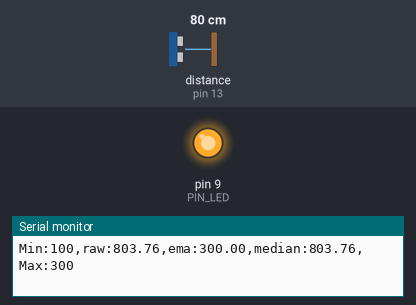
A sketch run on a simulated Arduino Uno, built with avr-gcc and run on an emulated ATmega328P. Shown: output pins drawn as LEDs (lit = HIGH), the last lines printed to the serial monitor. Wiring (inferred from the names in the program): ultrasonic range finder: trigger pin 12; echo pin 13. The test bench sets the inputs (shaded band); at power-on: distance to the obstacle (sensor on pin 13) 80 cm. The echo pulse lasts 58.3 µs per cm; pins used as bus, display or sensor lines are not drawn.

Above: at 1.2 s.
1.3 s: distance to the obstacle (sensor on pin 13) set to 18 cm
At 2.3 s:
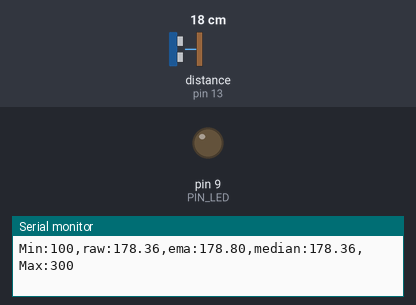
2.8 s: distance to the obstacle (sensor on pin 13) set to 12 cm
4.3 s: distance to the obstacle (sensor on pin 13) set to 9 cm
At 4.6 s:
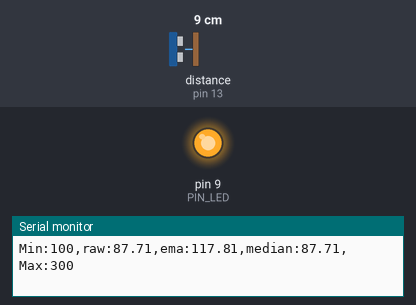
Timing chart, 0 to 7.3 s (numbered marks = the images above; inputs shaded):
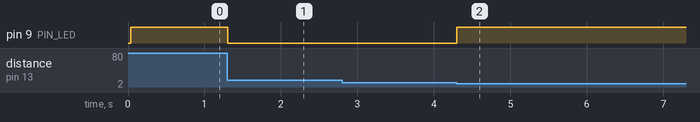

Measured:
- the behaviour switches between 11 and 10 cm on distance to the obstacle (sensor on pin 13) (found by bisection; images 1 and 2)
- after the input at 1.3 s, pin 9 (PIN_LED): HIGH → LOW at once
- after the input at 4.3 s, pin 9 (PIN_LED): LOW → HIGH at once

The sketch:

09_example_1.ino
```cpp
// Arduino pin assignment
#define PIN_LED  9
#define PIN_TRIG 12
#define PIN_ECHO 13

// configurable parameters
#define SND_VEL 346.0     // sound velocity at 24 celsius degree (unit: m/sec)
#define INTERVAL 25       // sampling interval (unit: msec)
#define PULSE_DURATION 10 // ultra-sound Pulse Duration (unit: usec)
#define _DIST_MIN 100     // minimum distance to be measured (unit: mm)
#define _DIST_MAX 300     // maximum distance to be measured (unit: mm)

#define TIMEOUT ((INTERVAL / 2) * 1000.0) // maximum echo waiting time (unit: usec)
#define SCALE (0.001 * 0.5 * SND_VEL)     // coefficent to convert duration to distance

#define _EMA_ALPHA 0.5    // EMA weight of new sample (range: 0 to 1)

// global variables
unsigned long last_sampling_time;   // unit: msec
float dist_prev = _DIST_MAX;        // Distance last-measured
float dist_ema;                     // EMA distance

// ----- Median filter variables -----
const int N = 3;
float buffer[N];
int bufIndex = 0;
bool bufFilled = false;

// Function to compute median
float getMedian() {
  int size = bufFilled ? N : bufIndex;
  if (size == 0) return 0;

  float temp[N];
  for (int i = 0; i < size; i++) temp[i] = buffer[i];

  // Sort temp array (simple bubble sort, N is small)
  for (int i = 0; i < size-1; i++) {
    for (int j = i+1; j < size; j++) {
      if (temp[i] > temp[j]) {
        float t = temp[i];
        temp[i] = temp[j];
        temp[j] = t;
      }
    }
  }
  return temp[size/2];
}

void setup() {
  // initialize GPIO pins
  pinMode(PIN_LED,OUTPUT);
  pinMode(PIN_TRIG,OUTPUT);
  pinMode(PIN_ECHO,INPUT);
  digitalWrite(PIN_TRIG, LOW);

  // initialize serial port
  Serial.begin(57600);
}

void loop() {
  float dist_raw, dist_filtered, dist_median;

  // wait until next sampling time
  if (millis() < last_sampling_time + INTERVAL)
    return;

  // get a distance reading from the USS
  dist_raw = USS_measure(PIN_TRIG,PIN_ECHO);

  // range filter
  if ((dist_raw == 0.0) || (dist_raw > _DIST_MAX)) {
      dist_filtered = dist_prev;
  } else if (dist_raw < _DIST_MIN) {
      dist_filtered = dist_prev;
  } else {    // In desired Range
      dist_filtered = dist_raw;
      dist_prev = dist_raw;
  }

  // EMA filter
  dist_ema = _EMA_ALPHA * dist_filtered + (1 - _EMA_ALPHA) * dist_ema;

  // Median filter: store raw into buffer and compute median
  buffer[bufIndex++] = dist_raw;
  if (bufIndex >= N) {
    bufIndex = 0;
    bufFilled = true;
  }
  dist_median = getMedian();

  //output the read value to the serial port
  Serial.print("Min:"); Serial.print(_DIST_MIN);
  Serial.print(",raw:"); Serial.print(dist_raw);
  Serial.print(",ema:"); Serial.print(dist_ema);
  Serial.print(",median:"); Serial.print(dist_median);
  Serial.print(",Max:"); Serial.print(_DIST_MAX);
  Serial.println("");

  // do something here
  if ((dist_raw < _DIST_MIN) || (dist_raw > _DIST_MAX))
    digitalWrite(PIN_LED, 1);       // LED OFF
  else
    digitalWrite(PIN_LED, 0);       // LED ON

  // update last sampling time
  last_sampling_time += INTERVAL;
}

// get a distance reading from USS. return value is in millimeter.
float USS_measure(int TRIG, int ECHO)
{
  digitalWrite(TRIG, HIGH);
  delayMicroseconds(PULSE_DURATION);
  digitalWrite(TRIG, LOW);

  return pulseIn(ECHO, HIGH, TIMEOUT) * SCALE; // unit: mm
}
```
